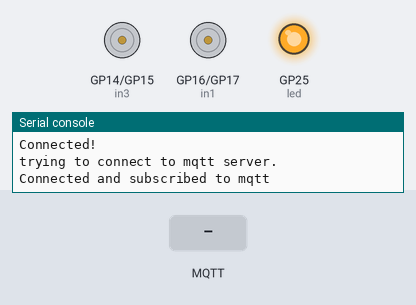
Simulated run of this program. Board: Raspberry Pi Pico running MicroPython. Parts: motor-driver pin pairs drawn as motors (green arrow = first pin HIGH = forward, orange = second pin HIGH = backward, longer = more drive), output pins drawn as LEDs (lit = HIGH), the last lines printed to the serial console. Dashed ring = blinking. The inputs (shaded band) are chosen by the test bench. WiFi joins after 1.5 s; no MQTT or app messages arrive unless stated; the clock reads 2024-03-15 10:24:30 at power-on unless the program sets it.

Above: at 3.2 s.
3.3 s: MQTT message "OPEN" arrives on the first subscribed topic
At 3.6 s:
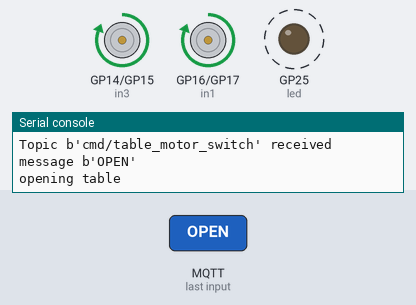
At 4.4 s:
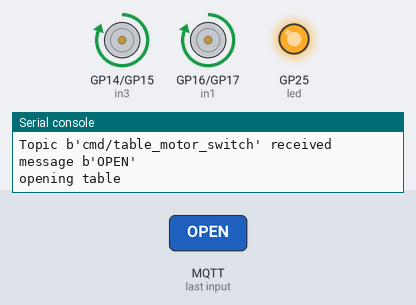
6.3 s: MQTT message "CLOSED" arrives on the first subscribed topic
At 8.3 s:
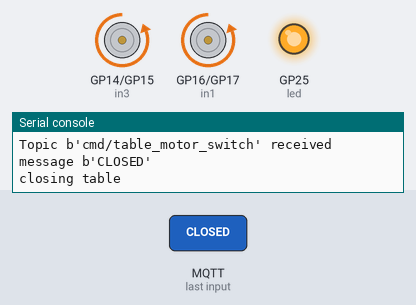
Timing chart, 0 to 9.8 s (numbered marks = the images above; inputs shaded):
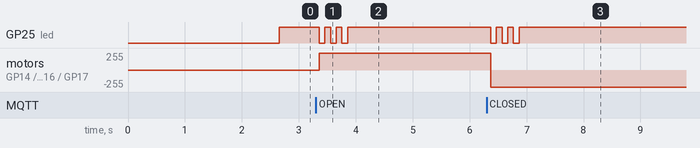

Measured:
- after the input at 3.3 s, GP25 (led): alternates HIGH for 0.10 s and LOW for 0.10 s, 6 changes in all, then stays HIGH, starting after 0.06 s; motor on GP14 (in3) / GP15 (in4), motor on GP16 (in1) / GP17 (in2): stopped → forward 255/255 after 0.06 s
- after the input at 6.3 s, GP25 (led): alternates HIGH for 0.10 s and LOW for 0.10 s, 6 changes in all, then stays HIGH, starting after 0.07 s; motor on GP14 (in3) / GP15 (in4), motor on GP16 (in1) / GP17 (in2): forward 255/255 → backward 255/255 after 0.07 s

The program:

controller.py
```python
import time
from machine import Pin
import network
from umqtt.simple import MQTTClient

led = machine.Pin("LED", machine.Pin.OUT)
in1 = machine.Pin(16, machine.Pin.OUT)
in2 = machine.Pin(17, machine.Pin.OUT)
in3 = machine.Pin(14, machine.Pin.OUT)
in4 = machine.Pin(15, machine.Pin.OUT)

# connect to wifi
wlan = network.WLAN(network.STA_IF)
wlan.active(True)
wlan.connect("{wifi_network}", "{wifi_password}")
while not wlan.isconnected():
    print("Connecting...")
    time.sleep(1)
print("Connected!")
# mqtt vars
mqtt_server = '{mqtt_server}'
mqtt_user = '{mqtt_user}'
mqtt_password = '{mqtt_password}'
client_id = 'table_motor_switch'
sub_topic = 'cmd/table_motor_switch'
pub_topic = 'state/table_motor_switch'
mqtt_status_topic = 'state/table_motor_switch/status'
PING_INTERVAL = 60
mqtt_con_flag = False
pingresp_rcv_flag = True
lock = True
next_ping_time = 0

table_state = ""

# connect to mqtt
mqtt_client = MQTTClient(
    client_id=client_id,
    server=mqtt_server,
    user=mqtt_user,
    password=mqtt_password,
    keepalive=3600
)

def drive_motor(state):
    if state == 'OPEN':
        in1.high()
        in2.low()
        in3.high()
        in4.low()
    if state == 'CLOSED':
        in1.low()
        in2.high()
        in3.low()
        in4.high()
    for i in range(6):
        led.toggle()
        time.sleep(0.1)

def mqtt_subscription_callback(topic, message):
    global table_state
    print (f'Topic {topic} received message {message}')
    msg = message.decode('utf-8')
    table_state = msg
    if table_state == 'OPEN':
        print("opening table")
        table_state = msg
        drive_motor(table_state)
    if table_state == 'CLOSED':
        print("closing table")
        table_state = msg
        drive_motor(table_state)
    mqtt_client.publish(pub_topic, table_state, retain=True)

mqtt_client.set_last_will(mqtt_status_topic, "disconnected", retain=True)
mqtt_client.set_callback(mqtt_subscription_callback)

def mqtt_connect():
    global next_ping_time
    global pingresp_rcv_flag
    global mqtt_con_flag
    global lock

    while not mqtt_con_flag:
        print("trying to connect to mqtt server.")
        led.off()
        try:
            mqtt_client.connect()
            mqtt_client.subscribe(sub_topic)
            mqtt_con_flag = True
            pingresp_rcv_flag = True
            next_ping_time = time.time() + PING_INTERVAL
            lock = False
            mqtt_client.publish(mqtt_status_topic, "connected", retain=True)
        except Exception as e:
            print("Error in mqtt connect: [Exception]  %s: %s" % (type(e).__name__, e))
        time.sleep(0.5)

        print("Connected and subscribed to mqtt")
    led.on()

def ping_reset():
    global next_ping_time
    next_ping_time = time.time() + PING_INTERVAL
    print("Next MQTT ping at", next_ping_time)

def ping():
    mqtt_client.ping()
    ping_reset()

def check():
    global next_ping_time
    global mqtt_con_flag
    global pingresp_rcv_flag
    if (time.time() >= next_ping_time):
        ping()
    mqtt_client.check_msg()

while True:
    mqtt_connect()
    try:
        check()
    except Exception as e:
        print("Error: [Exception] %s: %s" % (type(e).__name__, e))
        lock = True
        mqtt_con_flag = False
        raise e
    time.sleep(.1)
```
